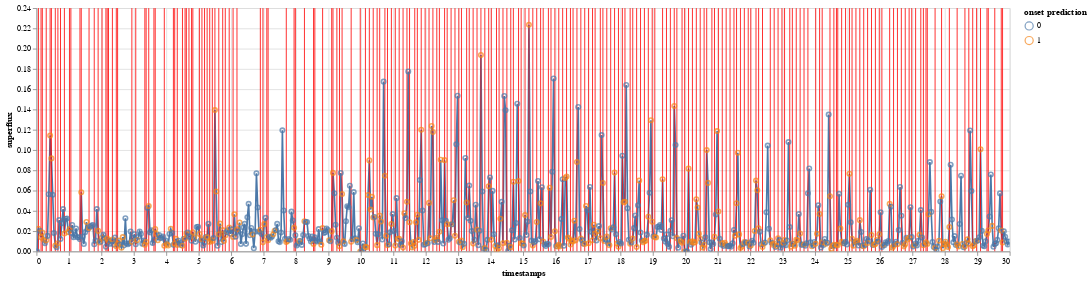

The code cell stored with this chart in its notebook:
### Code cell
file = data["file"][6]

base = alt.Chart(data[data["file"]==file])

superflux = base.mark_line().encode(x="timestamps", y="superflux")

onsets = alt.Chart(data[data["file"]==file][data["onset"]]).mark_rule(color='red').encode(
    x='timestamps',
)

predictions = alt.Chart(data[data["file"]==file]).mark_point().encode(
    x='timestamps',
    y="superflux",
    color="onset prediction:N",
)

(superflux + onsets + predictions).properties(width=1200).interactive()

### Figure 1 — Vega-Lite specification as saved in the notebook (floating-point values rounded to 4 significant figures; data arrays with more than 128 entries replaced by an {"elided": "..."} marker saying what was removed)
{"config": {"view": {"continuousWidth": 400, "continuousHeight": 300}}, "layer": [{"data": {"name": "data-a6846918122db1961aa21566af50ecba"}, "mark": "line", "encoding": {"x": {"field": "timestamps", "type": "quantitative"}, "y": {"field": "superflux", "type": "quantitative"}}, "selection": {"selector001": {"type": "interval", "bind": "scales", "encodings": ["x", "y"]}}}, {"data": {"name": "data-3e4982bc729fe92ad8d79fad06c5ab59"}, "mark": {"type": "rule", "color": "red"}, "encoding": {"x": {"field": "timestamps", "type": "quantitative"}}}, {"data": {"name": "data-a6846918122db1961aa21566af50ecba"}, "mark": "point", "encoding": {"color": {"field": "onset prediction", "type": "nominal"}, "x": {"field": "timestamps", "type": "quantitative"}, "y": {"field": "superflux", "type": "quantitative"}}}], "width": 1200, "$schema": "https://vega.github.io/schema/vega-lite/v4.17.0.json", "datasets": {"data-a6846918122db1961aa21566af50ecba": {"elided": "750 records"}, "data-3e4982bc729fe92ad8d79fad06c5ab59": {"elided": "235 records"}}}
